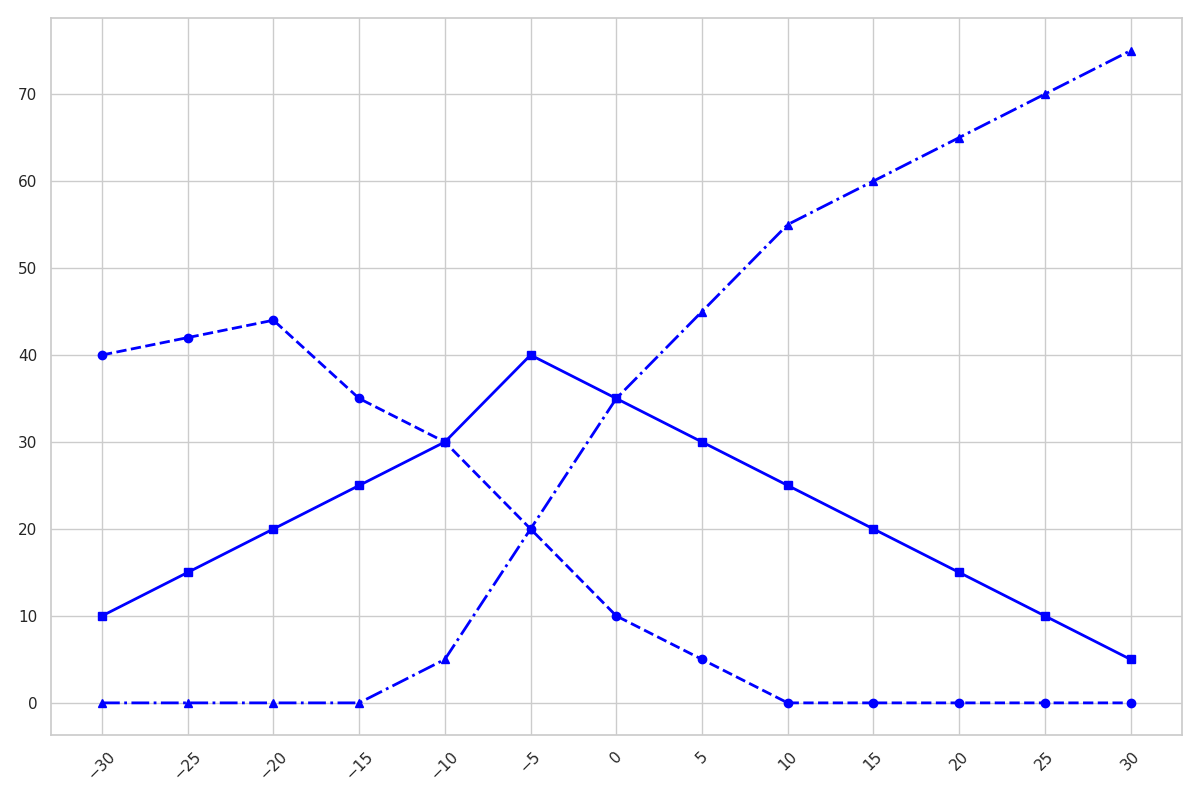

The script that drew this image:
import matplotlib.pyplot as plt
import numpy as np

centuries = np.array([-30, -25, -20, -15, -10, -5, 0, 5, 10, 15, 20, 25, 30])
cuneiform_influence = np.array([40, 42, 44, 35, 30, 20, 10, 5, 0, 0, 0, 0, 0])
hieroglyphics_influence = np.array([10, 15, 20, 25, 30, 40, 35, 30, 25, 20, 15, 10, 5])
phoenician_alphabet_influence = np.array([0, 0, 0, 0, 5, 20, 35, 45, 55, 60, 65, 70, 75])

plt.figure(figsize=(12, 8))

# Applied single color 'blue' consistently across all data groups
plt.plot(centuries, cuneiform_influence, color='blue', marker='o', linestyle='--', linewidth=2)
plt.plot(centuries, hieroglyphics_influence, color='blue', marker='s', linestyle='-', linewidth=2)
plt.plot(centuries, phoenician_alphabet_influence, color='blue', marker='^', linestyle='-.', linewidth=2)

plt.xticks(centuries, rotation=45)
plt.tight_layout()

plt.show()
